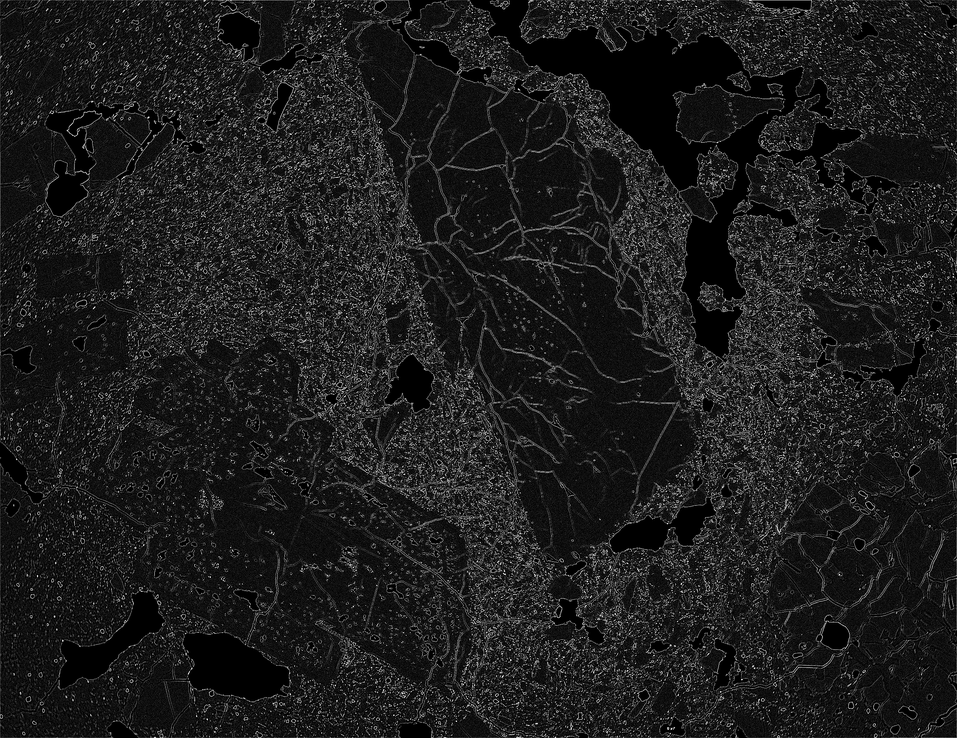
#> input picture ImageProcessing/newImage.png, 957 x 738 px, shrunk from 2368 x 1826 before the run
$ python crystal_extraction.py --image newImage.png   (older library calls are emulated)
#> lines starting #> are read from the running program, lines starting #| are printed output that depends on the picture; after the words box and inside, x2 and y2 are one past the last pixel; in counts of white or black regions, pixels touching at a corner belong together
import copy
import cv2
import numpy as np
from skimage import io, img_as_ubyte
from matplotlib import pyplot as plt
from skimage import measure
from scipy import ndimage
import argparse
import sys

class Segment:
    def __init__(self, segments=3):
        # define number of segments, with default 3
        self.segments = segments

    def kmeans(self, image):
        '''

        :param image: 2D or 3D image
        :return: segmented image same dims as original image (with n segments)
        '''
        image = cv2.GaussianBlur(image, (5,5), 0)
        if (len(image.shape) == 3):
            vectorized = image.reshape(-1, 3)
        else:
            vectorized = image.reshape(-1)

        vectorized = np.float32(vectorized)
        criteria = (cv2.TERM_CRITERIA_EPS + cv2.TERM_CRITERIA_MAX_ITER, 10, 1.0)
        ret, label, center = cv2.kmeans(vectorized, self.segments, None,
                                        criteria, 10, cv2.KMEANS_RANDOM_CENTERS)
        res = center[label.flatten()]
        segmented_image = res.reshape((image.shape))
        return label.reshape((image.shape[0], image.shape[1])),segmented_image.astype(np.uint8)

    def extract_connected_component(self, binary_image, connectivity, label=None):
        '''

        :param binary_image:
        :param connectivity: 4 or 8
        :return: uint8 BW image of max area connected component
        TODO: extract top n-area
        '''
        uint8_img = np.uint8(binary_image)
        # Perform operation on binary image
        output = cv2.connectedComponentsWithStats(binary_image, labels=label, connectivity=connectivity, ltype=cv2.CV_32S)
        # Get the results
        num_labels = output[0]

        labels = output[1]
        # stat matrix
        stats = output[2]
        # centroid matrix
        centroids = output[3]

        fg_area = stats[1:, 4] # index 0 = background
        max_fg_area_index = np.argmax(fg_area)+1 # fg area indexs start with 1
        max_area_coordinate = stats[max_fg_area_index + 1, 0:4]
        max_fg_area = stats[max_fg_area_index + 1, 4]
        max_area_centroid = centroids[max_fg_area_index + 1]

        max_area_img = np.zeros(uint8_img.shape)
        max_area_img[labels == max_fg_area_index] = 255

        # return np.uint8(max_area_img), num_labels, stats, max_fg_area_index
        return np.uint8(max_area_img)

    def kmeans_image(self, image, label_image):
        '''

        :param image:
        :param label_image: label array from kmeans function
        :return: uint8 image with dif grayscale value for each kmean region
        '''
        image_segmented = np.zeros(image.shape, dtype= np.uint8)
        num_segment = self.segments
        for i in range(num_segment):
            gray_level_increment = np.floor(255/num_segment)
            image_segmented[label_image == i] = i*gray_level_increment
        return image_segmented

    def extract_kmeans_binary(self, image, label_image, label):
        '''

        :param image:
        :param label_image: label array from kmeans function
        :param label: the label value (or specific kmean region) that we want to extract
        :return: uint8 image with choosen region set to white
        '''
        image_segmented = np.zeros(image.shape, dtype=np.uint8)
        image_segmented[label_image == label] = 255
        return image_segmented

    # [39 lines left out: function thresholding, not called in this run]

    def disp_side_by_side(self, image1, image2, label1, label2):
        titles = [label1, label2]
        images = [image1, image2]
        for i in range(2):
            plt.subplot(1, 2, i+1), plt.imshow(images[i], cmap = 'gray')
            plt.title(titles[i])
            plt.xticks([ ]), plt.yticks([])
        plt.show()

    def disp_multiple_image(self, image_arr, title_arr):
        for i in range(len(image_arr)):
            plt.subplot(3, np.floor(len(image_arr)/3), i+1), plt.imshow(image_arr[i], cmap="gray")
            plt.title(title_arr[i])
            plt.xticks([]), plt.yticks([])
        plt.show()

    # [5 lines left out: function disp_img_with_title, not called in this run]

    def two_channel_grayscale(self, image):
        if (len(image.shape) ==3):
            img_copy = copy.copy(image)[:, :, 0]
        else:
            img_copy = copy.copy(image)
        return img_copy

    def laplacian(self, image, output_dim):
        '''

        :param image: 2D or 3D gray image
        :return: uint8, 2D/3D laplacian image
        '''
        if (output_dim==2):
            img = self.two_channel_grayscale(image)
        else:
            img = copy.copy(image)
        laplacian = cv2.Laplacian(img, cv2.CV_64F)
        laplacian_abs = np.absolute(laplacian)
        laplacian_uint8_filtered = np.uint8(laplacian_abs)
        return laplacian_uint8_filtered

    def various_closing(self, image, num_of_kernels, step_size, max_iteration):
        image_arr =[]
        title_arr = []
        for i in range(0, num_of_kernels):
            for j in range (max_iteration):
                kernel_size = (i + 1) * step_size
                closing_ij = cv2.morphologyEx(image, cv2.MORPH_CLOSE, kernel=np.ones((kernel_size, kernel_size), np.uint8), iterations=(j+1))
                image_arr.append(closing_ij)
                title_ij = "kernel size " + str(kernel_size) + " iteration " + str(j+1)
                title_arr.append(title_ij)

        self.disp_multiple_image(image_arr, title_arr)
        return

    def various_opening(self, image, num_of_kernels, step_size, max_iteration):
        image_arr =[]
        title_arr = []
        for i in range(0, num_of_kernels):
            for j in range (max_iteration):
                kernel_size = (i + 1) * step_size
                opening_ij = cv2.morphologyEx(image, cv2.MORPH_OPEN, kernel=np.ones((kernel_size,kernel_size), np.uint8), iterations=(j+1))
                image_arr.append(opening_ij)
                title_ij = "kernel size " + str(kernel_size) + " iteration " + str(j+1)
                title_arr.append(title_ij)

        self.disp_multiple_image(image_arr, title_arr)
        return

    def various_erosion(self, image, num_of_kernels, step_size, max_iteration):
        image_arr = []
        title_arr = []
        for i in range(0, num_of_kernels):
            for j in range(max_iteration):
                kernel_size = (i + 1) * step_size
                erosion_ij = cv2.erode(image, kernel=np.ones((kernel_size,kernel_size), np.uint8), iterations=(j+1))
                image_arr.append(erosion_ij)
                title_ij = "kernel size " + str(kernel_size) + " iteration " + str(j + 1)
                title_arr.append(title_ij)

        self.disp_multiple_image(image_arr, title_arr)
        return

    def various_dilation(self, image, num_of_kernels, step_size, max_iteration):
        image_arr = []
        title_arr = []
        for i in range(0, num_of_kernels):
            for j in range(max_iteration):
                kernel_size = (i + 1) * step_size
                dilation_ij = cv2.dilate(image, kernel=np.ones((kernel_size,kernel_size), np.uint8), iterations=(j+1))
                image_arr.append(dilation_ij)
                title_ij = "kernel size " + str(kernel_size) + " iteration " + str(j + 1)
                title_arr.append(title_ij)

        self.disp_multiple_image(image_arr, title_arr)
        return

    def label_of_max_watershed_area(self, watershed_result_marker):
        vectorized_marker = watershed_result_marker.reshape(-1)
        unique, counts = np.unique(vectorized_marker, return_counts=True)
        print(np.asarray((unique, counts)).T)
        crystal_area_labels= unique[2:] #skip label -1 and 1
        crystal_areas = counts[2:]
        crystal_info = np.asarray((crystal_area_labels, crystal_areas)).T
        print(crystal_info)
        sorted_by_area = sorted(crystal_info, key=lambda tup: tup[1], reverse=True)
        print (sorted_by_area)
        print (sorted_by_area[0][0])
        return sorted_by_area[0][0]


if __name__ == "__main__":

    ap = argparse.ArgumentParser()
    ap.add_argument("-i", "--image", required=True,
                    help="Path to the image")
    ap.add_argument("-n", "--segments", required=False,
                    type=int, help="# of clusters")
    args = vars(ap.parse_args())

    image = cv2.imread(args["image"])
#> image is the input picture: shape (738, 957, 3); min 0, max 255, mean 28.8

    if len(sys.argv) == 3:
        seg = Segment()
    else:
        seg = Segment(args["segments"])

    laplacian_2D= seg.laplacian(image, output_dim=2)
    seg.disp_side_by_side(image, laplacian_2D, "original image", "laplacian image")

    image_2D = seg.two_channel_grayscale(image)
    laplacian_uint8_filtered = copy.copy(laplacian_2D)
    laplacian_uint8_filtered[image_2D<40] = 255
    laplacian_uint8_filtered[image_2D>160] =255
    seg.disp_side_by_side(laplacian_2D, laplacian_uint8_filtered, "laplacian image", "laplacian image filtered")

    label, result = seg.kmeans(laplacian_uint8_filtered)
#> in kmeans, `ret, label, center = cv2.kmeans(vectorized, self.segments, None, crite..`: ret = 126752188; center = [145.5, 199.6, 248]
    kmean_image = seg.kmeans_image(laplacian_uint8_filtered, label)
    seg.disp_side_by_side(laplacian_uint8_filtered, kmean_image, "laplacian image", "kmean_image")

    kmean_crystal_mask = seg.extract_kmeans_binary(kmean_image, label, 2)
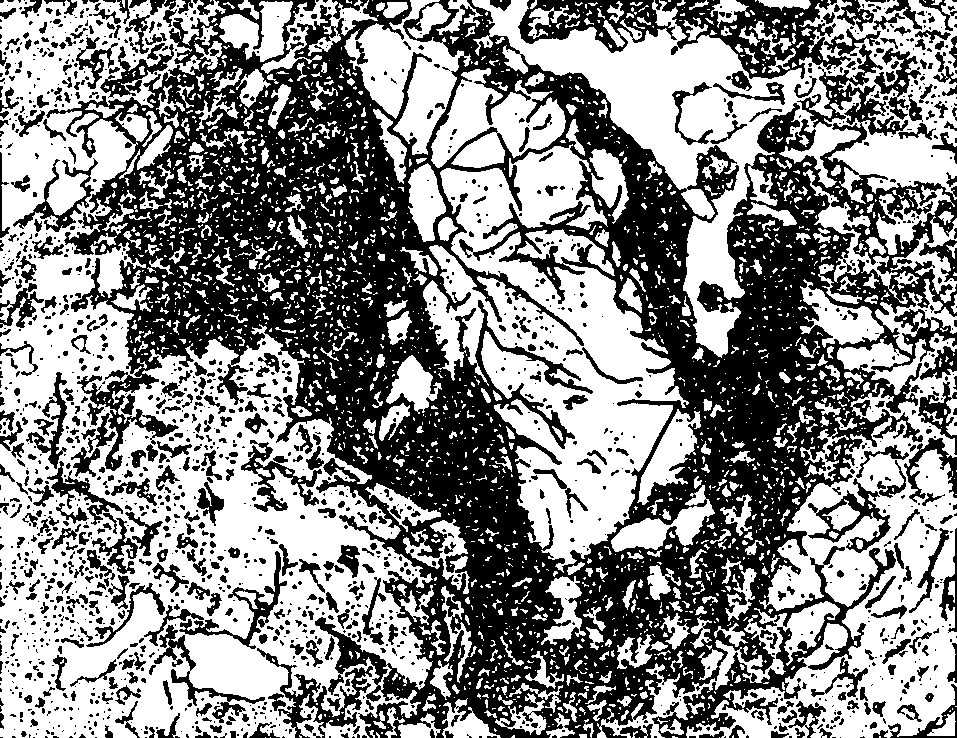
#> kmean_crystal_mask: shape (738, 957); 54.2% white; 1795 black regions (1237 under 20 px), largest, box (x1, y1, x2, y2) and area: (46, 0, 957, 738) 243453, (660, 0, 881, 79) 6731, (518, 0, 677, 53) 3791
    seg.disp_side_by_side(image, kmean_crystal_mask, "image", "kmean crystal mask")

    # ret, thresh = cv2.threshold(laplacian_uint8_filtered, 0, 255, cv2.THRESH_BINARY_INV+cv2.THRESH_OTSU)
    # seg.disp_side_by_side(kmean_crystal_mask, thresh, "kmean crystal mask", "laplacian thresholding")


    seg.various_opening(kmean_crystal_mask, num_of_kernels=5, step_size=1, max_iteration=3)
#> after the loop in various_opening, `for i in range(0, num_of_kernels):`: image_arr = 15 items; title_arr = 15 items, first 6: 'kernel size 1 iteration 1', 'kernel size 1 iteration 2', 'kernel size 1 iteration 3', 'kernel size 2 iteration 1', 'kernel size 2 iteration 2', 'kernel size 2 iteration 3'
#> the loop in disp_multiple_image, `for i in range(len(image_arr)):` made 15 passes
    # seg.various_erosion(kmean_crystal_mask, num_of_kernels=4, step_size=2, max_iteration=3)
    # seg.various_dilation(kmean_crystal_mask, num_of_kernels=4, step_size=2, max_iteration=3)

    opening = cv2.morphologyEx(kmean_crystal_mask, cv2.MORPH_OPEN, kernel=np.ones((2,2), np.uint8), iterations= 3)
    seg.disp_side_by_side(kmean_crystal_mask, opening, "kmean crystal mask", "opening")
    seg.various_closing(opening, num_of_kernels=5, step_size=1, max_iteration=3)
#> after the loop in various_closing, `for i in range(0, num_of_kernels):`: image_arr = 15 items
#> the loop in disp_multiple_image (call 2), `for i in range(len(image_arr)):` made 15 passes
    closing = cv2.morphologyEx(opening, cv2.MORPH_CLOSE, kernel= np.ones((2,2), np.uint8), iterations= 3)
    seg.disp_side_by_side(opening, closing, "opening", "closing")

    seg.various_dilation(closing, num_of_kernels=4, step_size=2, max_iteration=3)
#> after the loop in various_dilation, `for i in range(0, num_of_kernels):`: image_arr = 12 items; title_arr = 12 items, first 6: 'kernel size 2 iteration 1', 'kernel size 2 iteration 2', 'kernel size 2 iteration 3', 'kernel size 4 iteration 1', 'kernel size 4 iteration 2', 'kernel size 4 iteration 3'
    sure_bg = cv2.dilate(closing, kernel=np.ones((8,8), np.uint8), iterations=2)
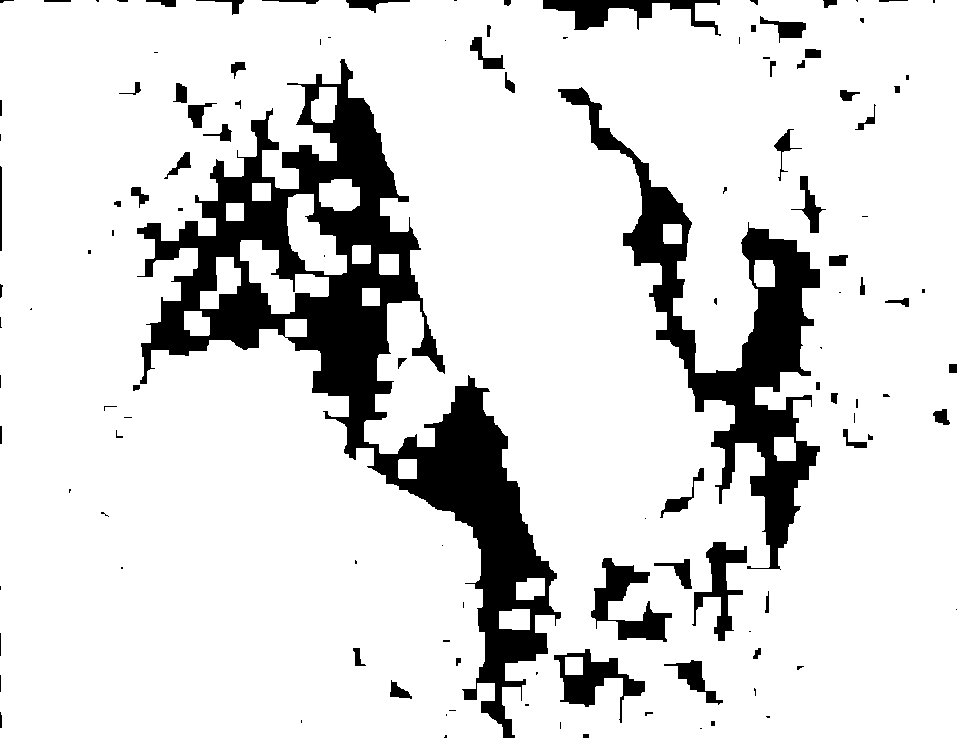
#> sure_bg: shape (738, 957); 85.7% white; 123 black regions (55 under 20 px), largest, box (x1, y1, x2, y2) and area: (137, 59, 561, 738) 58924, (558, 87, 820, 570) 23859, (591, 558, 672, 642) 2681
    seg.disp_side_by_side(kmean_crystal_mask, sure_bg, "kmean crystal mask", "sure_bg")

    seg.various_erosion(closing, num_of_kernels=4, step_size=2, max_iteration=3)
#> after the loop in various_erosion, `for i in range(0, num_of_kernels):`: image_arr = 12 items
    sure_fg = cv2.erode(closing, kernel=np.ones((4,4), np.uint8), iterations=2)

    seg.disp_side_by_side(kmean_crystal_mask, sure_fg, "kmean crystal mask", "sure_fg")

    sure_fg = np.uint8(sure_fg)
    sure_bg = np.uint8(sure_bg)
    unknown = cv2.subtract(sure_bg, sure_fg)
    seg.disp_side_by_side(image, unknown, "original image", "unknown region")

    ret, markers = cv2.connectedComponents(sure_fg)
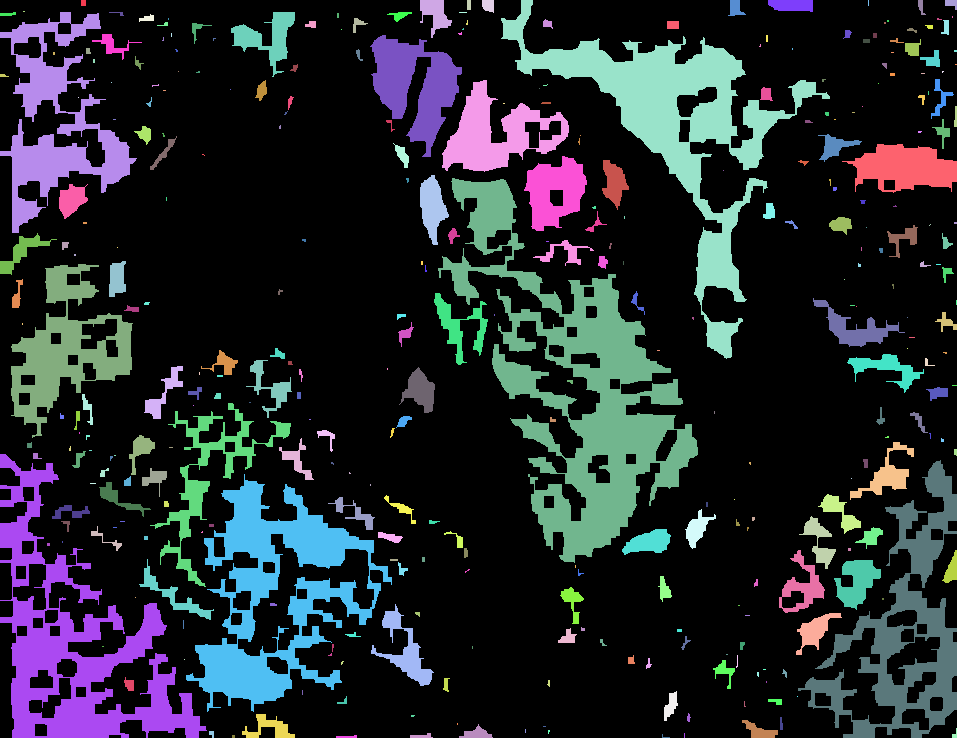
#> markers: shape (738, 957) int32; 339 distinct labels, from 0 to 338; one colour per label, 0 black
#> ret = 339
    markers = markers +1
    markers[unknown==255] = 0
    seg.disp_side_by_side(image, markers, "original image", "watershed markers")

    laplacian_3D= seg.laplacian(image, output_dim=3)
    laplacian_3D_inv = 255- laplacian_3D
    io.imshow(laplacian_3D_inv)
    io.show()

    markers_origin_image = cv2.watershed(image, copy.copy(markers))
    image_copy = copy.copy(image)
    image_copy[markers_origin_image == -1] = [255, 0, 0]
    io.imshow(image_copy)
    io.show()

    #laplacian_3D_inv = cv2.GaussianBlur(laplacian_3D_inv, (5,5), 0)
    markers_laplacian = cv2.watershed(laplacian_3D_inv, copy.copy(markers))
    image_copy = copy.copy(image)
    image_copy[markers_laplacian == -1] = [255, 0, 0]
    io.imshow(image_copy)
    io.show()


    kmean_image_3D = seg.kmeans_image(laplacian_3D, label)
    markers_kmean = cv2.watershed(kmean_image_3D, copy.copy(markers))
    image_copy = copy.copy(image)
    image_copy[markers_kmean == -1] = [255, 0, 0]
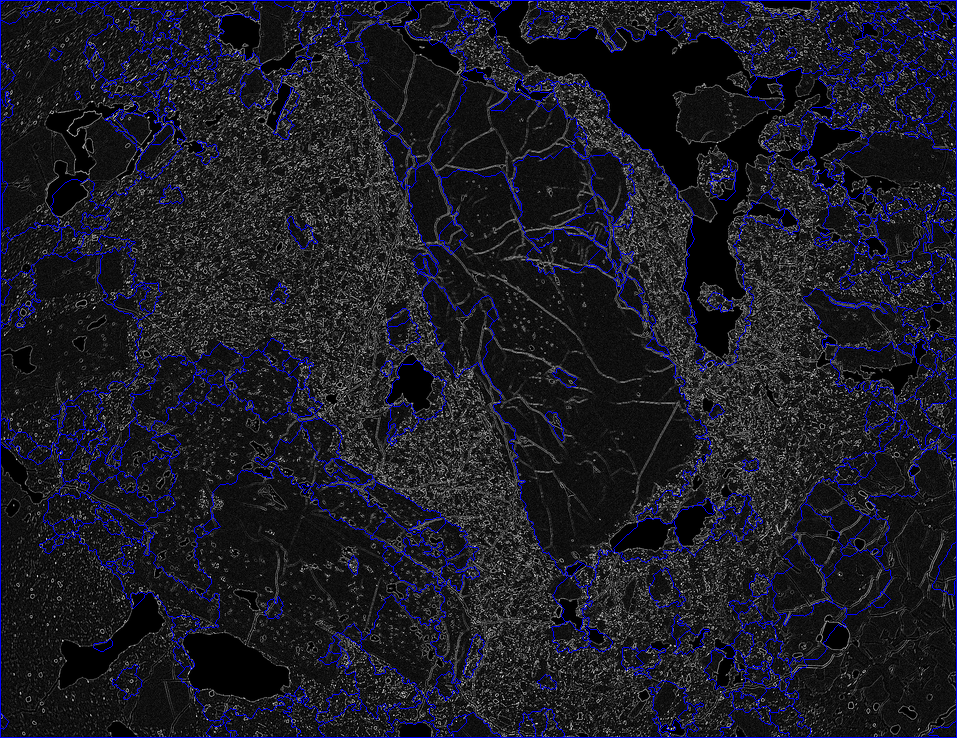
#> image_copy: shape (738, 957, 3); 4.21% of pixels changed, all inside (x1, y1, x2, y2) = (0, 0, 957, 738)
    io.imshow(image_copy)
    io.show()
    seg.disp_side_by_side(markers_laplacian, markers_kmean, "marker with laplacian image", "marker with kmean image")


    crystals_mask = np.zeros(image.shape)
    crystals_mask[markers_laplacian>1] = 255 #markers =1 means background
    crystals_mask = np.uint8(crystals_mask)

    image_copy = copy.copy(image)
    image_copy[crystals_mask!=255] = 0
    seg.disp_side_by_side(crystals_mask, image_copy, "crystal mask", "all crystals")

    ret, markers2= cv2.connectedComponents(kmean_crystal_mask)
#> ret = 2428
    crystals_mask_kmean = np.zeros(image.shape)
    crystals_mask_kmean[markers2>0] = 255
    crystals_mask_kmean = np.uint8(crystals_mask_kmean)

    image_copy = copy.copy(image)
    image_copy[crystals_mask_kmean!= 255] = 0
    seg.disp_side_by_side(crystals_mask_kmean, image_copy, "crystal mask kmean", "all crystals")

    max_area_crystal_label = seg.label_of_max_watershed_area(markers_laplacian)
#> in label_of_max_watershed_area, `unique, counts = np.unique(vectorized_marker, return_counts=True)`: unique = 339 values from -1 to 339; counts = 339 values, max 210938 at index 1, min 1 at index 79, mean 2083.4
#> (printed output is left out)
#> in label_of_max_watershed_area, `crystal_area_labels= unique[2:]`: crystal_area_labels = 337 values from 2 to 339
#> in label_of_max_watershed_area, `crystal_areas = counts[2:]`: crystal_areas = 337 values, max 53908 at index 114, min 1 at index 77, mean 1380.2
#> in label_of_max_watershed_area, `crystal_info = np.asarray((crystal_area_labels, crystal_areas)).T`: crystal_info = 337 pairs, first value 2 to 339, second value 1 to 53908
#> (printed output is left out)
#> in label_of_max_watershed_area, `sorted_by_area = sorted(crystal_info, key=lambda tup: tup[1], reverse=..`: sorted_by_area has the same summary as crystal_info
#> max_area_crystal_label = 116
    max_area_crystal_mask = np.zeros(image.shape)
    max_area_crystal_mask[markers_laplacian==max_area_crystal_label] =255
    image_copy = copy.copy(image)
    image_copy[max_area_crystal_mask != 255] = 0
    seg.disp_side_by_side(image, image_copy, "original image", "biggest crystal")

    max_area_crystal_kmean = seg.extract_connected_component(kmean_crystal_mask, 8)
#> in extract_connected_component, `num_labels = output[0]`: num_labels = 2428
#> in extract_connected_component, `stats = output[2]`: stats = 2428 rows, first 6: [0, 0, 957, 738, 323765], [0, 0, 433, 738, 135800], [122, 0, 3, 8, 19], [170, 1, 4, 3, 6], [210, 0, 2, 2, 3], [238, 0, 21, 20, 156]
#> in extract_connected_component, `centroids = output[3]`: centroids = 2428 pairs, first value 0 to 956, second value 0 to 737
#> in extract_connected_component, `fg_area = stats[1:, 4]`: fg_area = 2427 values, max 135800 at index 0, min 1 at index 8, mean 157.6
#> in extract_connected_component, `max_fg_area_index = np.argmax(fg_area)+1`: max_fg_area_index = 1
#> in extract_connected_component, `max_area_coordinate = stats[max_fg_area_index + 1, 0:4]`: max_area_coordinate = [122, 0, 3, 8]
#> in extract_connected_component, `max_fg_area = stats[max_fg_area_index + 1, 4]`: max_fg_area = 19
#> in extract_connected_component, `max_area_centroid = centroids[max_fg_area_index + 1]`: max_area_centroid = [123.2, 2.89]
    image_copy = copy.copy(image)
    image_copy[max_area_crystal_kmean != 255] = 0
    seg.disp_side_by_side(image, image_copy, "original image", "biggest crystal (by kmean)")

    cv2.imshow(image_copy)
#> (the run stopped early here; a loop or call above may not have finished)
